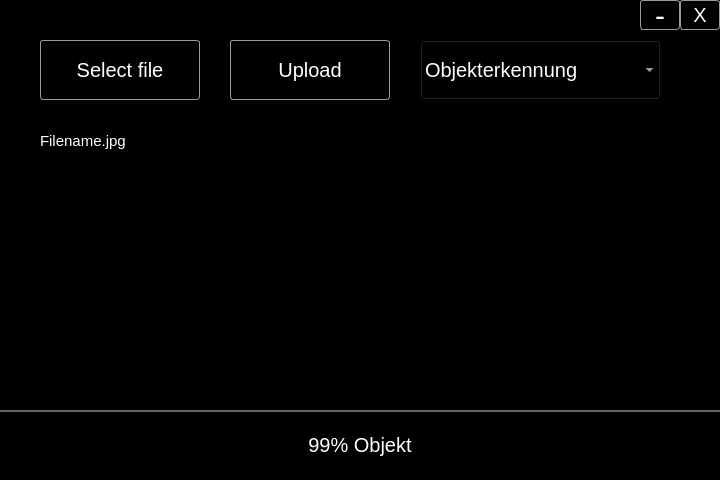
<?xml version="1.0" encoding="UTF-8"?>
<ui version="4.0">
 <class>MainWindow</class>
 <widget class="QMainWindow" name="MainWindow">
  <property name="geometry">
   <rect>
    <x>0</x>
    <y>0</y>
    <width>720</width>
    <height>480</height>
   </rect>
  </property>
  <property name="windowTitle">
   <string>MainWindow</string>
  </property>
  <property name="styleSheet">
   <string notr="true">background-color: #000000;</string>
  </property>
  <widget class="QWidget" name="centralwidget">
   <widget class="QPushButton" name="pb_upload">
    <property name="geometry">
     <rect>
      <x>230</x>
      <y>40</y>
      <width>160</width>
      <height>60</height>
     </rect>
    </property>
    <property name="styleSheet">
     <string notr="true">font: 20px;
border: 1px solid #999999;
color: #ffffff;
border-radius: 3px;</string>
    </property>
    <property name="text">
     <string>Upload</string>
    </property>
   </widget>
   <widget class="QPushButton" name="pb_select">
    <property name="geometry">
     <rect>
      <x>40</x>
      <y>40</y>
      <width>160</width>
      <height>60</height>
     </rect>
    </property>
    <property name="styleSheet">
     <string notr="true">font: 20px;
border: 1px solid #999999;
color: #ffffff;
border-radius: 3px;</string>
    </property>
    <property name="text">
     <string>Select file</string>
    </property>
   </widget>
   <widget class="QLabel" name="label">
    <property name="geometry">
     <rect>
      <x>40</x>
      <y>120</y>
      <width>161</width>
      <height>41</height>
     </rect>
    </property>
    <property name="styleSheet">
     <string notr="true">font: 15px;
color: #ffffff;</string>
    </property>
    <property name="text">
     <string>Filename.jpg</string>
    </property>
   </widget>
   <widget class="QLabel" name="label_2">
    <property name="geometry">
     <rect>
      <x>0</x>
      <y>410</y>
      <width>720</width>
      <height>70</height>
     </rect>
    </property>
    <property name="styleSheet">
     <string notr="true">font: 20px;
color: #ffffff;</string>
    </property>
    <property name="text">
     <string>99% Objekt</string>
    </property>
    <property name="alignment">
     <set>Qt::AlignCenter</set>
    </property>
   </widget>
   <widget class="QComboBox" name="comboBox">
    <property name="geometry">
     <rect>
      <x>420</x>
      <y>40</y>
      <width>241</width>
      <height>60</height>
     </rect>
    </property>
    <property name="styleSheet">
     <string notr="true">font: 20px;
color: #ffffff;</string>
    </property>
    <item>
     <property name="text">
      <string>Objekterkennung</string>
     </property>
    </item>
    <item>
     <property name="text">
      <string>Texterkennung</string>
     </property>
    </item>
   </widget>
   <widget class="QPushButton" name="pb_close">
    <property name="geometry">
     <rect>
      <x>680</x>
      <y>0</y>
      <width>40</width>
      <height>30</height>
     </rect>
    </property>
    <property name="styleSheet">
     <string notr="true">border: 1px solid #999999;
font: 20px;
color: #ffffff;
border-radius: 3px;</string>
    </property>
    <property name="text">
     <string>X</string>
    </property>
   </widget>
   <widget class="QPushButton" name="pb_minimize">
    <property name="geometry">
     <rect>
      <x>640</x>
      <y>0</y>
      <width>40</width>
      <height>30</height>
     </rect>
    </property>
    <property name="styleSheet">
     <string notr="true">border: 1px solid #999999;
font: 30px;
color: #ffffff;
border-radius: 3px;</string>
    </property>
    <property name="text">
     <string>-</string>
    </property>
   </widget>
   <widget class="Line" name="line">
    <property name="geometry">
     <rect>
      <x>0</x>
      <y>410</y>
      <width>720</width>
      <height>2</height>
     </rect>
    </property>
    <property name="styleSheet">
     <string notr="true">border: 5px solid #666666;</string>
    </property>
    <property name="lineWidth">
     <number>0</number>
    </property>
    <property name="orientation">
     <enum>Qt::Horizontal</enum>
    </property>
   </widget>
  </widget>
 </widget>
 <resources/>
 <connections/>
</ui>
